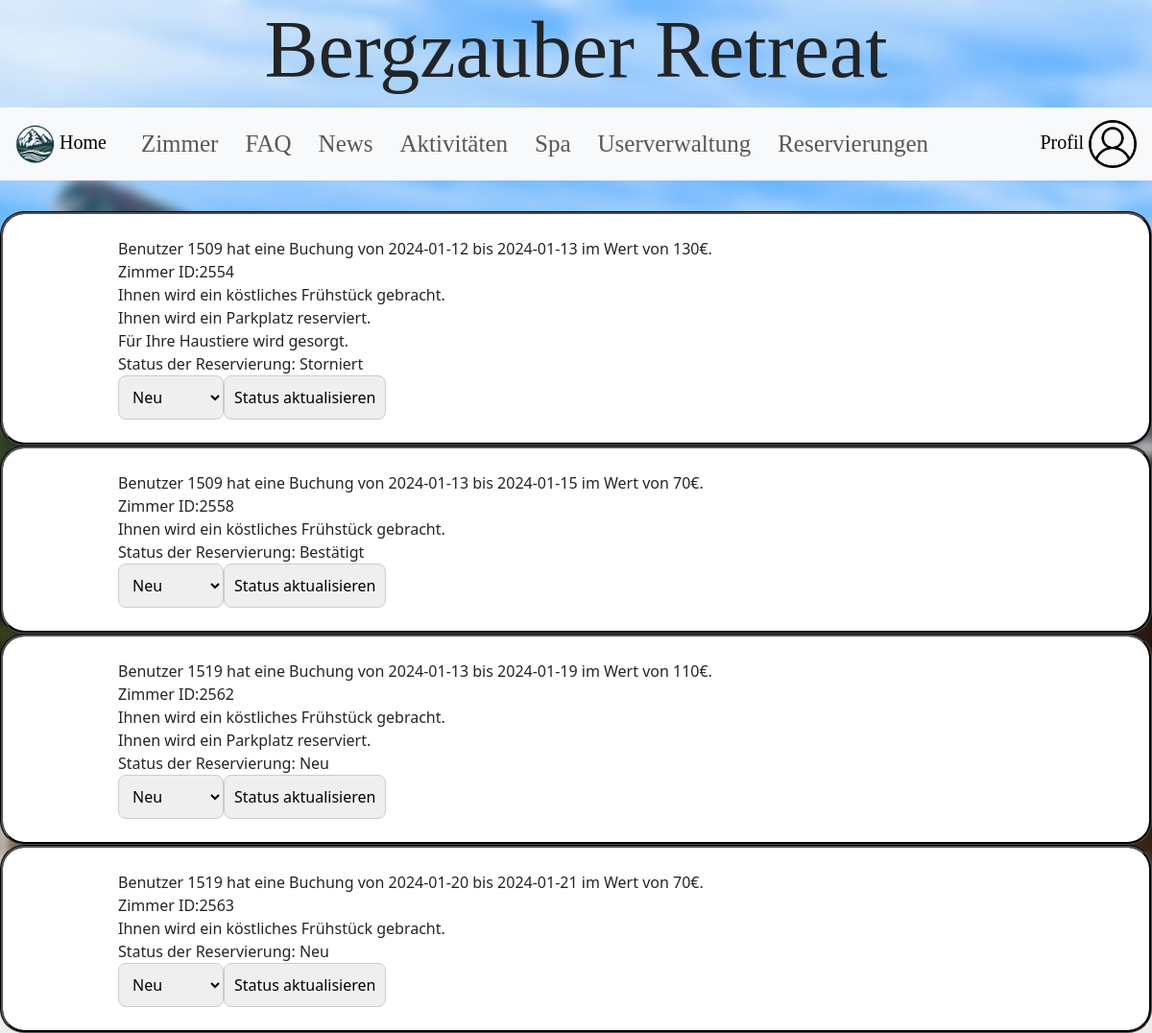
The app's page /php/reservierungen.php (signed in) with its own data.
### tables this page shows
CREATE TABLE `user` (
  `userid` int(32) NOT NULL,
  `Aktiviert` tinyint(4) NOT NULL,
  `Rechte` varchar(32) NOT NULL,
  `Vorname` varchar(50) NOT NULL,
  `Nachname` varchar(50) NOT NULL,
  `Email` varchar(50) NOT NULL,
  `Username` varchar(32) NOT NULL,
  `Passwort` varchar(80) NOT NULL
);

CREATE TABLE `zimmer` (
  `zimmer_id` int(11) NOT NULL,
  `Kosten` int(32) NOT NULL,
  `Status` varchar(32) NOT NULL,
  `Anreise` date NOT NULL,
  `Abreise` date NOT NULL,
  `Frühstück` tinyint(4) NOT NULL,
  `Parkplatz` tinyint(4) NOT NULL,
  `Haustiere` tinyint(4) NOT NULL
);

### php/reservierungen.php (the view, shortened to what this page needs)
<!DOCTYPE html>
<html lang="en">
<head>
    <?php include "../includes/header.php"; ?>
</head>
<body>
<h1 class="maintitle">Bergzauber Retreat</h1>
<?php include '../includes/nav.php'; ?>
<?php
include_once '../includes/dbaccess.php';
$sql = "SELECT user.userid, zimmer.*
FROM user
JOIN user_zimmer ON user.userid = user_zimmer.userid
JOIN zimmer ON user_zimmer.zimmer_id = zimmer.zimmer_id";
$result = mysqli_query($conn, $sql);
if (mysqli_num_rows($result) > 0) {
    while($row = mysqli_fetch_assoc($result)) {
        echo '<form method="post" action="../includes/update_status.php">';
        echo '<label>Benutzer ' . $row["userid"] . ' hat eine Buchung von ';
        echo $row["Anreise"];
        echo ' bis ';
        echo $row["Abreise"];
        echo ' im Wert von ';
        echo $row["Kosten"];
        echo '€.</label><br>';
        echo 'Zimmer ID:';
        echo $row["zimmer_id"];
        if ($row["Frühstück"] == 1) {
            echo '<br>';
            echo "Ihnen wird ein köstliches Frühstück gebracht.";
        }
        if ($row["Parkplatz"] == 1) {
            echo '<br>';
            echo "Ihnen wird ein Parkplatz reserviert.";
        }
        if ($row["Haustiere"] == 1) {
            echo '<br>';
            echo "Für Ihre Haustiere wird gesorgt.";
        }
        echo '<br>Status der Reservierung: ';
        echo $row['Status'];
        echo '<br>';
        echo '<select name="status">';
        echo '<option value="Neu">Neu</option>';
        echo '</select>';
        echo '<input type="submit" value="Status aktualisieren">';
        echo '</form>';
    }
} else {
    echo "Keine Reservierungen gefunden.";
}
?>
</body>
</html>

### includes/header.php (shortened to what this page needs)
<link rel="stylesheet" type="text/css" href="../css/stylesheet.css">
<link href="https://cdn.jsdelivr.net/npm/bootstrap@5.3.2/dist/css/bootstrap.min.css" rel="stylesheet">

### includes/nav.php (shortened to what this page needs)
<nav class="navbar navbar-expand-lg bg-body-tertiary">
  <div class="container-fluid">
    <a class="navbar-brand" href="../php/index.php"><img src="../res/img/Logo.png" alt="Logo" width="50" height="50">Home</a>
    <div class="collapse navbar-collapse" id="navbarNav">
      <ul class="navbar-nav">
          <li class="nav-item">
          <a class="nav-link" href="../php/Zimmer.php" style="padding-left: 20px; font-size: 25px;">Zimmer</a>
        <li class="nav-item">
          <a class="nav-link" href="../php/faq.php" style="padding-left: 20px; font-size: 25px;">FAQ</a>
        </li>
        <li class="nav-item">
          <a class="nav-link" href="../php/news.php" style="padding-left: 20px; font-size: 25px;">News</a>
        </li>
          <li class="nav-item">
          <a class="nav-link" href="../php/aktivitaeten.php" style="padding-left: 20px; font-size: 25px;">Aktivitäten</a>
        </li>
        <li class="nav-item">
          <a class="nav-link" href="../php/spa.php" style="padding-left: 20px; font-size: 25px;">Spa</a>
        </li>
          <?php
          if (isset($_SESSION['rechte'])) {
            if ($_SESSION['rechte'] == "admin") {
              echo '<a class="nav-link" href="../php/userverwaltung.php" style="padding-left: 20px; font-size: 25px;">Userverwaltung</a>';
              echo '<a class="nav-link" href="../php/reservierungen.php" style="padding-left: 20px; font-size: 25px;">Reservierungen</a>';
            }
          }
          ?>
      </ul>
    </div>
  </div>
  <?php
  if (isset($_SESSION['username'])) {
  echo '<a class="navbar-brand ms-auto" href="../php/Profil.php">Profil <img src="../res/img/Profil.png" alt="Profil" width="50" height="50"></a>';
}
?>
</nav>

### css/stylesheet.css (style rules this page uses)
h1 { padding-top: 0.02em; text-align: center; font-family: Copperplate, fantasy; padding-bottom: 0.02em; }
form { background-color: white; border-style: groove; border-color: black; border-radius: 25px; padding: 3vh 10vw; }
body { margin: 0; padding: 0; min-height: 100vh; background-image: url('../res/img/Hotel.jpg'); background-size: cover; background-attachment: fixed; background-position: center; background-repeat: no-repeat; }
.maintitle { font-size: 7vw; }
input[type="text"], input[type="password"], input[type="submit"], input[type=reset], input[type="email"], select { padding: 10px; border: 1px solid #ccc; border-radius: 8px; box-sizing: border-box; transition: border-color 1s; }
.navbar { font-family: Copperplate, fantasy; }
nav { margin-bottom: 2em; }
a { flex: 1 0 0; }
.navbar { margin-right: 0; width: 100%; }

### records on screen
user: userid "1509", zimmer.Anreise "2024-01-12", zimmer.Abreise "2024-01-13", zimmer.Kosten "130", zimmer.zimmer_id "2554", shows "Ihnen wird ein Parkplatz reserviert.", shows "Für Ihre Haustiere wird gesorgt.", zimmer.Status "Storniert", zimmer.Anreise "2024-01-13", zimmer.Abreise "2024-01-15", zimmer.Kosten "70", zimmer.zimmer_id "2558", zimmer.Status "Bestätigt"
user: userid "1519", zimmer.Anreise "2024-01-13", zimmer.Abreise "2024-01-19", zimmer.Kosten "110", zimmer.zimmer_id "2562", shows "Ihnen wird ein Parkplatz reserviert.", zimmer.Status "Neu", zimmer.Anreise "2024-01-20", zimmer.Abreise "2024-01-21", zimmer.Kosten "70", zimmer.zimmer_id "2563"
